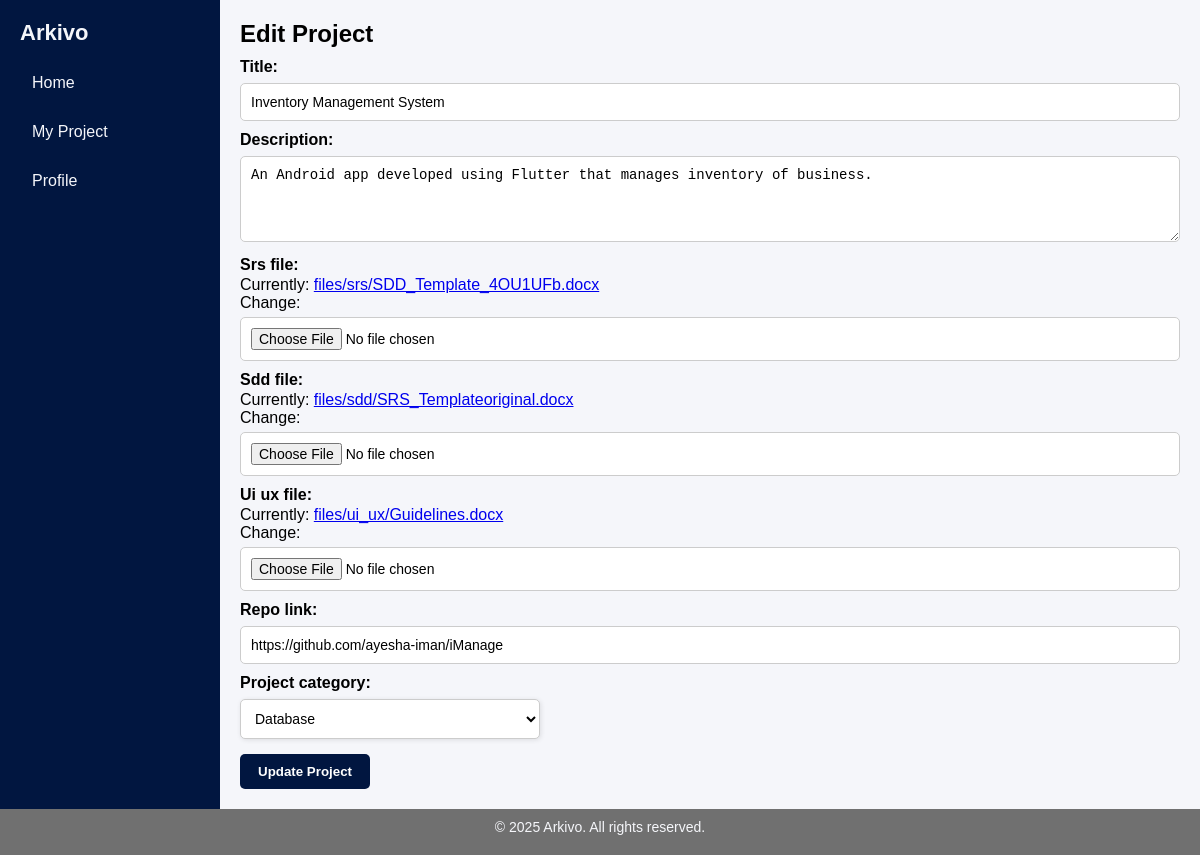
The app's page /project/edit/1/ (signed in) with its own data.
### displayApp/models.py (models this page shows, shortened)
class Project(models.Model):
    STATUS_CHOICES = [
        ('PENDING', 'Pending'),
        ('GRADED', 'Graded'),
    ]
    PROJECT_CATEGORIES = [
        ('Database', 'Database'),
        ('Web Development', 'Web Development'),
        ('Mobile App', 'Mobile App'),
        ('AI/ML', 'AI/ML'),
        ('Networking', 'Networking'),
        ('Security', 'Security'),
    ]
    project_id = models.AutoField(auto_created=True, primary_key=True)
    title = models.CharField(max_length=200)
    project_category = models.CharField(max_length=200, choices=PROJECT_CATEGORIES, default='Database')
    description = models.TextField()
    repo_link = models.URLField()
    srs_file = models.FileField(upload_to='files/srs/', validators=[validate_file_ext])
    sdd_file = models.FileField(upload_to='files/sdd/', validators=[validate_file_ext])
    ui_ux_file = models.FileField(upload_to='files/ui_ux/', validators=[validate_file_ext])
    plagiarism_score = models.FloatField(default=0.0)
    grade_status = models.CharField(max_length=20, choices=STATUS_CHOICES, default='GRADED')
    student_id = models.ForeignKey(User, on_delete=models.CASCADE)
    created_at = models.DateTimeField(auto_now_add=True)
    updated_at = models.DateTimeField(auto_now_add=True)

### displayApp/views.py (the view)
# urls.py: path('project/edit/<int:project_id>/', views.edit_project, name='edit_project'),
@login_required
def edit_project(request, project_id):
    project = get_object_or_404(Project, pk=project_id, student_id=request.user)
    if request.method == 'POST':
        form = ProjectSubmissionForm(request.POST, request.FILES, instance=project)
        if form.is_valid():
            form.save()
            messages.success(request, 'Project updated successfully.')
            return redirect('myproject')
        else:
            messages.error(request, 'There was an error updating the project.')
    else:
        form = ProjectSubmissionForm(instance=project)
    return render(request, 'edit_project.html', {'form': form})

### displayApp/forms.py (shortened to what this page needs)
class ProjectSubmissionForm(forms.ModelForm):
    class Meta:
        model = Project
        fields = ['title', 'description', 'srs_file', 'sdd_file', 'ui_ux_file', 'repo_link', 'project_category']
        widgets = {
            'description': forms.Textarea(attrs={'rows': 4, 'cols': 40}),
        }
    def __init__(self, *args, **kwargs):
        super(ProjectSubmissionForm, self).__init__(*args, **kwargs)
        for field in ['repo_link', 'srs_file', 'sdd_file', 'ui_ux_file']:
            self.fields[field].required = False

### displayApp/templates/edit_project.html (shortened to what this page needs)
{% extends "index.html" %}
{% block page_content %}
<h2>Edit Project</h2>
<form method="post" enctype="multipart/form-data">
  {{ form.as_p }}
  <button type="submit" class="btn btn-primary">Update Project</button>
</form>
{% endblock %}

### displayApp/static/css/index.css (style rules this page uses)
* { margin: 0; padding: 0; box-sizing: border-box; }
body { font-family: Arial, sans-serif; background-color: #f5f6fa; }
form input[type="text"], form input[type="url"], form input[type="file"], form textarea, form select { width: 100%; padding: 10px; border: 1px solid #ccc; border-radius: 5px; margin-top: 5px; font-size: 14px; background-color: #ffffff; }
form label { font-weight: bold; display: block; margin-top: 10px; margin-bottom: 2px; color: #000000; }
select { padding: 10px; width: 100%; max-width: 300px; font-size: 16px; border: 1px solid #ccc; border-radius: 6px; background-color: #fff; margin-bottom: 15px; box-shadow: 1px 1px 5px rgba(0, 0, 0, 0.1); transition: border-color 0.2s ease-in-out; }
.btn { padding: 10px 20px; border: none; border-radius: 5px; font-weight: 600; text-decoration: none; cursor: pointer; color: #fff; }
.btn-primary { background-color: #011640; }
.btn-primary, .btn-secondary { padding: 10px 18px; border-radius: 5px; font-weight: bold; text-decoration: none; border: none; cursor: pointer; color: #fff; }

### records on screen
Project: title "Inventory Management System", description "An Android app developed using Flutter that manages inventory of business.", repo_link "https://github.com/ayesha-iman/iManage", project_category "Database"
